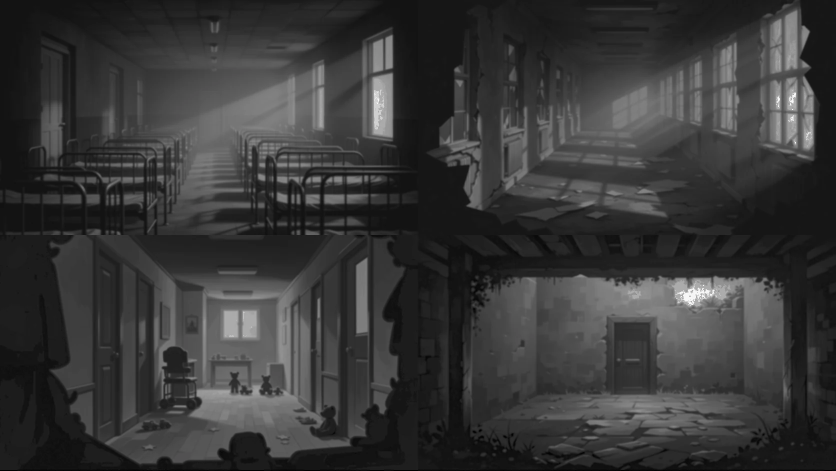
#> input picture assets/images/backgrounds/abandoned_ward.webp, 1672 x 941 px (shown at 1/2 size)
$ python -i build_clean_backgrounds.py   (imports and definitions only)
#> lines starting #> are read from the running program, lines starting #| are printed output that depends on the picture
#> further down, picture is the input picture: PIL image 1672x941 RGB; mean R, G, B 56, 56, 56
#!/usr/bin/env python3
"""Rebuild every chapter's background atlas from clean panels only.

usage: build_clean_backgrounds.py

The backgrounds are atmosphere and nothing else: sky, fog, hills, woods,
cliffs, sea, caves. No houses, roads, fences, bridges, walls, chains or
stairs, which read as things to walk on or to reach. Panels come from the
painted atlases as they were at SOURCE (so a re-run gives the same result)
and may be mirrored; each chapter gets four different ones.

Writes assets/images/backgrounds/<id>.webp (2 x 2 panels, 1672 x 941).
"""
import io
import pathlib
import subprocess

from PIL import Image, ImageFilter, ImageOps, ImageStat

ROOT = pathlib.Path(__file__).resolve().parent.parent
SOURCE = '55f28ce'
PANEL = (836, 470)

# How bright the band that shows behind play must be, at least, out of 255:
# open country near Home's (dusk fields), caves a little darker.
OPEN_LIGHT = 70
CAVE_LIGHT = 55
SIZE = (1672, 941)

# Open country: fields, woods, hills, cliffs and sea.
OUT = {
    'home': ['home_2', 'home_3', 'dawn_0', 'dawn_1'],
    'old_orchard': ['old_orchard_3', 'home_2~', 'dawn_1~', 'forest_0'],
    'hunters_road': ['eastern_woods_0', 'forest_1', 'eastern_woods_1', 'forest_2'],
    'graveyard': ['forest_0~', 'eastern_woods_2', 'forest_2~', 'home_3~'],
    'forest': ['forest_0', 'forest_1', 'forest_2', 'eastern_woods_2~'],
    'watchers_walk': ['storm_3', 'last_watch_3', 'storm_0~', 'old_orchard_3~'],
    'broken_aqueduct': ['storm_2', 'storm_3~', 'last_watch_3~', 'eastern_woods_0~'],
    'black_reservoir': ['eastern_woods_2', 'eastern_woods_1~', 'storm_0', 'forest_1~'],
    'outer_ramparts': ['storm_0', 'storm_2~', 'last_watch_3', 'storm_3'],
    'great_gate': ['last_watch_3', 'storm_3', 'eastern_woods_0', 'storm_2'],
    'moat': ['eastern_woods_1', 'eastern_woods_2~', 'home_3', 'forest_2'],
    'storm': ['storm_0', 'storm_2', 'storm_3', 'shattered_coast_1~'],
    'shattered_coast': ['shattered_coast_0', 'shattered_coast_1', 'storm_2~', 'storm_0~'],
    'last_watch': ['last_watch_3', 'storm_3~', 'old_orchard_3', 'eastern_woods_0~'],
    'eastern_woods': ['eastern_woods_0', 'eastern_woods_1', 'eastern_woods_2', 'forest_0~'],
    'homeward_road': ['home_3~', 'old_orchard_3~', 'dawn_1', 'home_2'],
    'dawn': ['dawn_0', 'dawn_1', 'home_2', 'last_watch_3~'],
}
# Underground and within the castle: caves, in turn, never one twice.
CAVES = ['cage_3', 'caves_0', 'caves_1', 'caves_2', 'caves_3', 'drowned_quarry_3']
INSIDE = [
    'cage', 'chainworks', 'caves', 'sluice_tunnels', 'drowned_quarry', 'crypt',
    'coffin_gallery', 'bone_pit', 'floodworks', 'lower_castle', 'chase',
    'servants_passage', 'halls', 'shadow_gallery', 'chandeliers', 'organ_loft',
    'clock_tower', 'bell_foundry', 'children', 'abandoned_ward', 'drainways',
    'mill', 'furnace_passage',
]


# [8 lines left out: function plan, not called in this run]


_atlases = {}


# [17 lines left out: function panel, not called in this run]


def calmed(image):
    """The painted moons and suns are full of bright speckle (pixels
    clipped to white in the source): soften only there, so they glow
    instead of fizzing."""
    grey = image.convert('L')
    mask = grey.point(lambda v: 255 if v > 175 else 0).filter(
        ImageFilter.MaxFilter(9)).filter(ImageFilter.GaussianBlur(6))
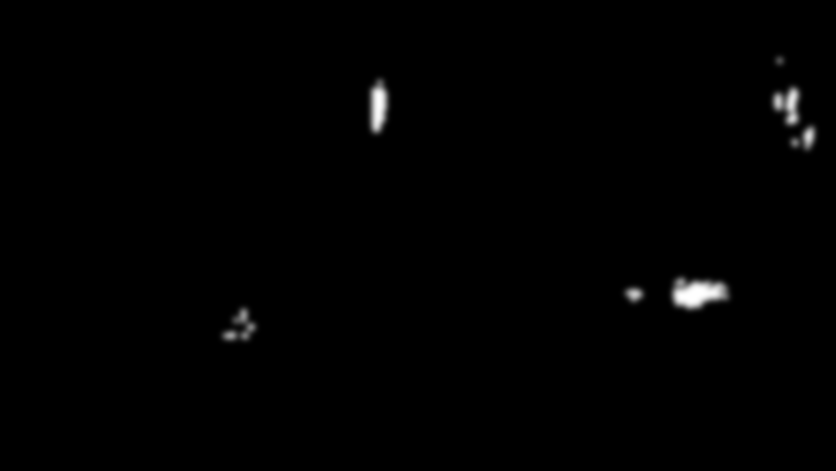
#> mask: PIL image 1672x941 L (shown at 1/2 size); min 0, max 255, mean 1.6
    soft = image.filter(ImageFilter.MedianFilter(7)).filter(
        ImageFilter.GaussianBlur(3))
    return Image.composite(soft, image, mask)


# [37 lines left out: functions seen, lifted, main, not called in this run]


# [2 lines not run here, left out]

>>> from PIL import Image
>>> picture = Image.open('../assets/images/backgrounds/abandoned_ward.webp')
>>> result = calmed(picture)

$ run again, on assets/images/backgrounds/broken_aqueduct.webp
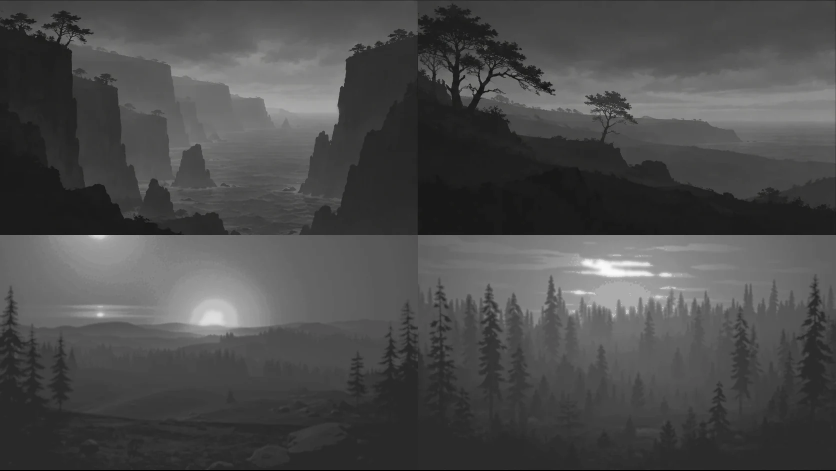
#> input picture assets/images/backgrounds/broken_aqueduct.webp, 1672 x 941 px (shown at 1/2 size)
#> picture is the input picture: PIL image 1672x941 RGB; mean R, G, B 75.7, 75.7, 75.6
#> in calmed, `mask = grey.point(lambda v: 255 if v > 175 else 0).filter( ImageFilter..`:
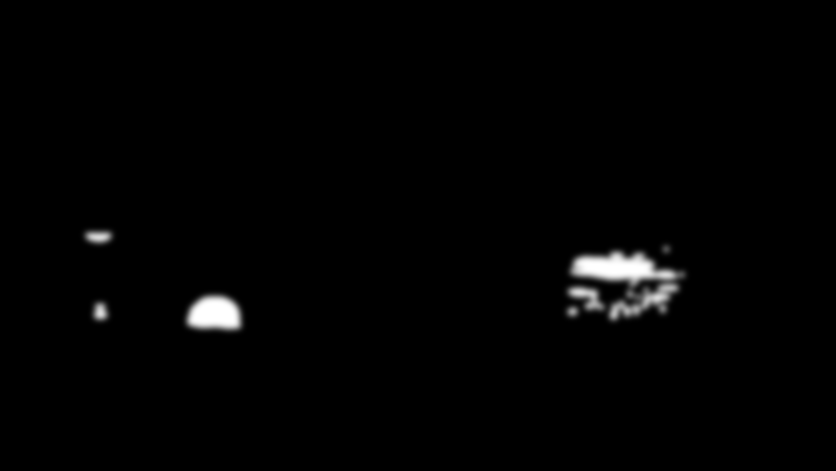
#> mask: PIL image 1672x941 L (shown at 1/2 size); min 0, max 255, mean 3.1

$ run again, on assets/images/backgrounds/caves.webp
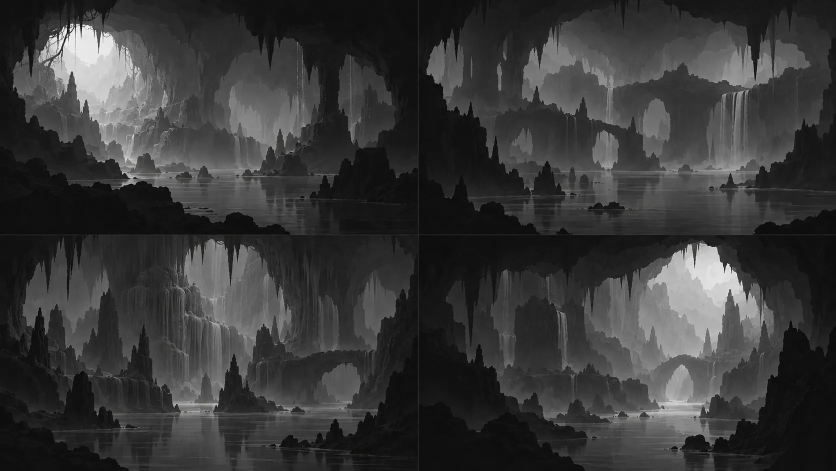
#> input picture assets/images/backgrounds/caves.webp, 1672 x 941 px (shown at 1/2 size)
#> picture is the input picture: PIL image 1672x941 RGB; mean R, G, B 56.4, 56.4, 56.4
#> in calmed, `mask = grey.point(lambda v: 255 if v > 175 else 0).filter( ImageFilter..`:
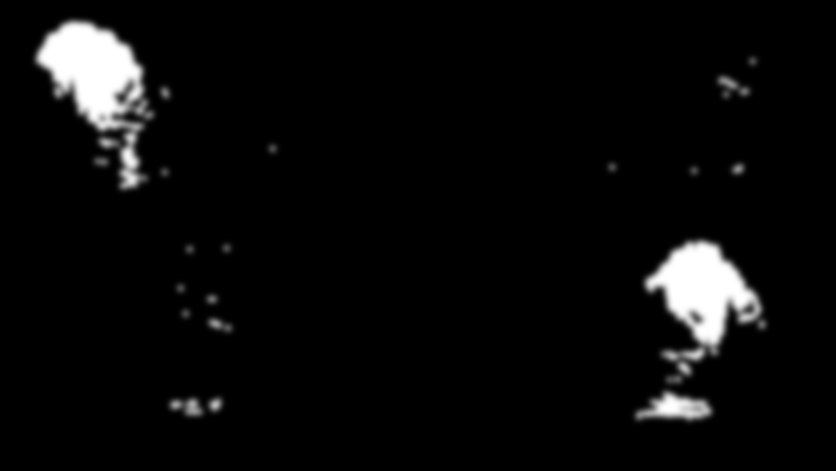
#> mask: PIL image 1672x941 L (shown at 1/2 size); min 0, max 255, mean 10.8
